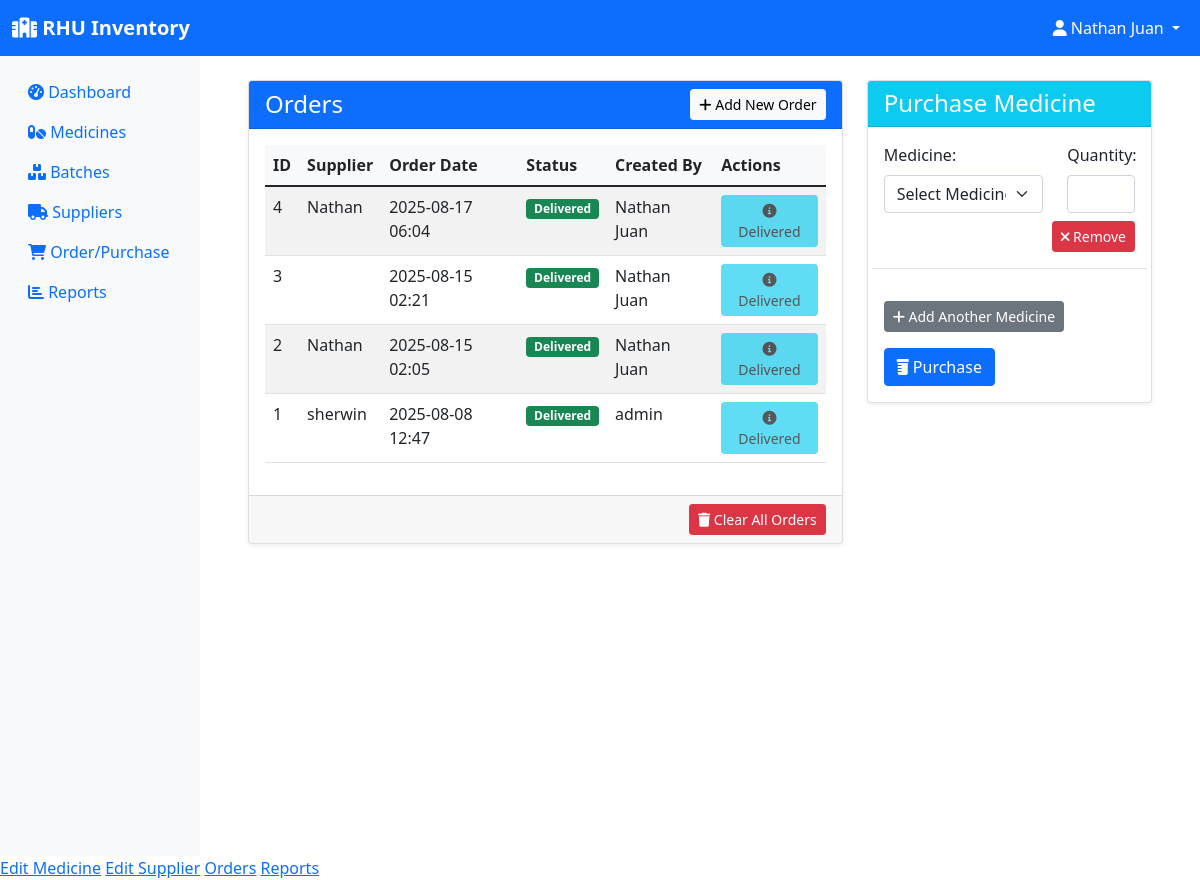
/orders (signed in), run on an earlier commit of the app's database.
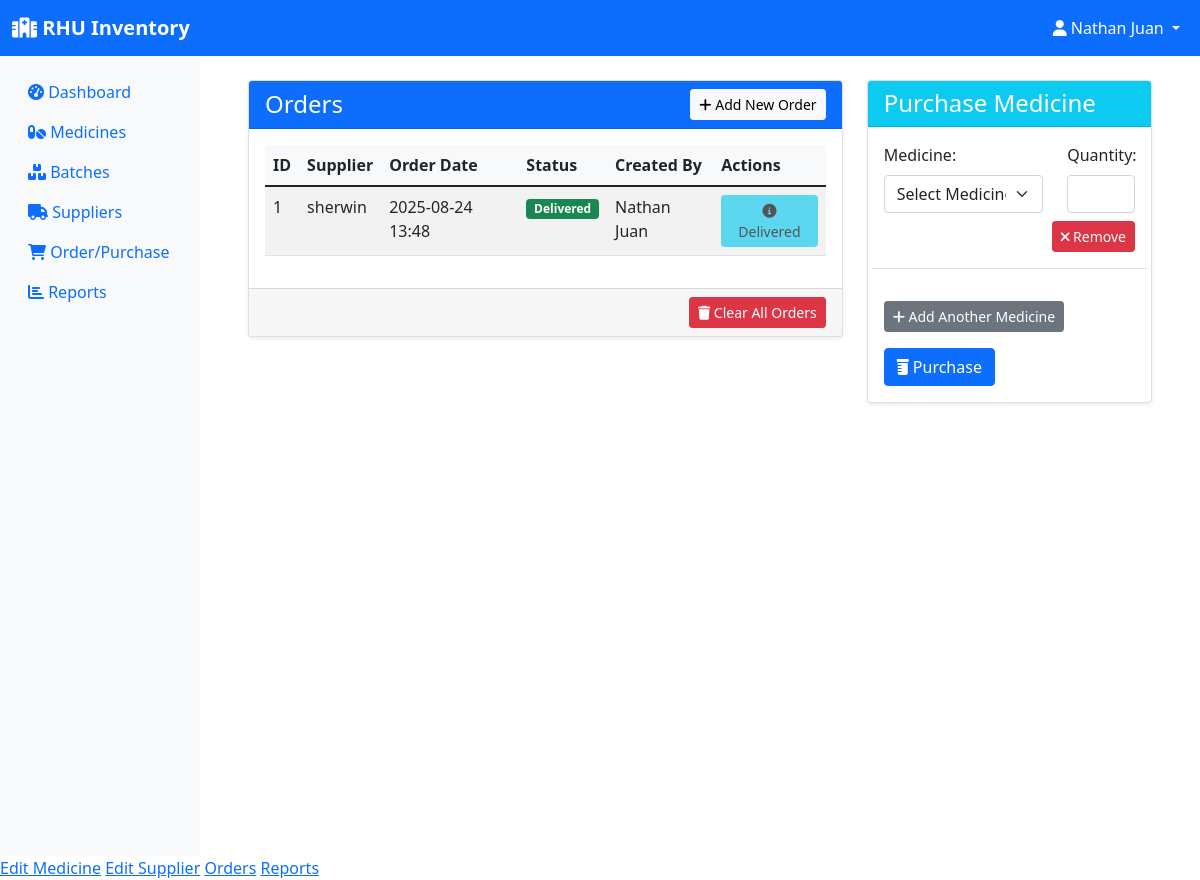
And on a later commit of the database.
### models.py (models this page shows, shortened)
class User(UserMixin, db.Model):
    id = db.Column(db.Integer, primary_key=True)
    username = db.Column(db.String(150), unique=True, nullable=False)
    password = db.Column(db.String(256), nullable=False)
    role = db.Column(db.String(20), nullable=False, default='employee')  # pharmacist, manager, assistant
    email = db.Column(db.String(120), unique=True, nullable=False)
    created_at = db.Column(db.DateTime, default=datetime.utcnow)

class Order(db.Model):
    id = db.Column(db.Integer, primary_key=True)
    supplier_id = db.Column(db.Integer, db.ForeignKey('supplier.id'), nullable=False)
    order_date = db.Column(db.DateTime, default=datetime.utcnow)
    status = db.Column(db.String(20), default='pending')  # pending, delivered, cancelled
    created_by = db.Column(db.Integer, db.ForeignKey('user.id'), nullable=False)
    items = db.relationship('OrderItem', backref='order', lazy=True, cascade='all, delete-orphan')
    creator = db.relationship('User', backref='orders')

class Supplier(db.Model):
    id = db.Column(db.Integer, primary_key=True)
    name = db.Column(db.String(100), nullable=False)
    contact_person = db.Column(db.String(100))
    phone = db.Column(db.String(20))
    email = db.Column(db.String(120))
    address = db.Column(db.String(200))
    created_at = db.Column(db.DateTime, default=datetime.utcnow)
    medicines = db.relationship('Medicine', backref='supplier', lazy=True)
    orders = db.relationship('Order', backref='supplier', lazy=True)

### app.py (the view)
@app.route('/orders')
@login_required
def orders():
    orders = Order.query.order_by(Order.order_date.desc()).all()
    medicines = db.session.query(Medicine).join(Batch).group_by(Medicine.id).having(func.sum(Batch.quantity) > 0).all()
    return render_template('orders.html', orders=orders, medicines=medicines)

### app.py (called while the page is built)
@login_manager.user_loader
def load_user(user_id):
    return User.query.get(int(user_id))

### models.py (called while the page is built)
    @property
    def total_quantity(self):
        return sum(batch.quantity for batch in self.batches)

### templates/orders.html (shortened to what this page needs)
{% extends "base.html" %}
{% block content %}
<div class="container-fluid mt-4">
    <div class="row">
        <div class="col-md-8">
            <div class="card shadow-sm">
                <div class="card-header bg-primary text-white d-flex justify-content-between align-items-center">
                    <h4 class="mb-0">Orders</h4>
                    <a href="{{ url_for('add_order') }}" class="btn btn-light btn-sm">
                        <i class="fas fa-plus"></i> Add New Order
                    </a>
                </div>
                <div class="card-body">
                    <div class="table-responsive">
                        <table class="table table-hover table-striped">
                            <thead>
                                <tr>
                                    <th>ID</th>
                                    <th>Supplier</th>
                                    <th>Order Date</th>
                                    <th>Status</th>
                                    <th>Created By</th>
                                    <th>Actions</th>
                                </tr>
                            </thead>
                            <tbody>
                                {% for order in orders %}
                                <tr>
                                    <td>{{ order.id }}</td>
                                    <td>{{ order.supplier.name }}</td>
                                    <td>{{ order.order_date.strftime('%Y-%m-%d %H:%M') }}</td>
                                    <td>
                                        <span class="badge {% if order.status == 'pending' %}bg-warning{% elif order.status == 'delivered' %}bg-success{% elif order.status == 'cancelled' %}bg-danger{% else %}bg-secondary{% endif %}">
                                            {{ order.status.capitalize() }}
                                        </span>
                                    </td>
                                    <td>{{ order.creator.username }}</td>
                                    <td>
                                        {% if order.status == 'pending' %}
                                            {% if current_user.role in ['admin', 'sub-admin'] %}
                                                <form action="{{ url_for('process_order', id=order.id) }}" method="POST" style="display:inline;">
                                                    <button type="submit" class="btn btn-success btn-sm" title="Process Order">
                                                        <i class="fas fa-check-circle"></i> Process
                                                    </button>
                                                </form>
                                            {% endif %}
                                            {% if current_user.role == 'admin' %}
                                                <form action="{{ url_for('cancel_order', id=order.id) }}" method="POST" style="display:inline;" onsubmit="return confirm('Are you sure you want to cancel this order?');">
                                                    <button type="submit" class="btn btn-danger btn-sm" title="Cancel Order">
                                                        <i class="fas fa-times-circle"></i> Cancel
                                                    </button>
                                                </form>
                                            {% endif %}
                                        {% else %}
                                            <button class="btn btn-info btn-sm" disabled>
                                                <i class="fas fa-info-circle"></i> {{ order.status.capitalize() }}
                                            </button>
                                        {% endif %}
                                    </td>
                                </tr>
                                {% endfor %}
                            </tbody>
                        </table>
                    </div>
                </div>
                <div class="card-footer text-end">
                    {% if current_user.role == 'admin' %}
                        <form action="{{ url_for('clear_orders') }}" method="POST" onsubmit="return confirm('Are you sure you want to clear all orders? This action cannot be undone.');">
                            <button type="submit" class="btn btn-danger btn-sm">
                                <i class="fas fa-trash"></i> Clear All Orders
                            </button>
                        </form>
                    {% endif %}
                </div>
            </div>
        </div>
        <div class="col-md-4">
            <div class="card shadow-sm">
                <div class="card-header bg-info text-white">
                    <h4 class="mb-0">Purchase Medicine</h4>
                </div>
                <div class="card-body">
                    <form method="POST" action="{{ url_for('process_dispense') }}" id="dispenseForm" onsubmit="return confirm('Are you sure you want to dispense these medicines?');">
                        <div id="dispense-items-container">
                            <div class="row dispense-item mb-3 border-bottom pb-3">
                                <div class="col-md-8">
                                    <label class="form-label">Medicine:</label>
                                    <select class="form-select medicine-select" name="medicine_id[]" required>
                                        <option value="">Select Medicine</option>
                                    </select>
                                </div>
                                <div class="col-md-4">
                                    <label class="form-label">Quantity:</label>
                                    <input type="number" class="form-control" name="quantity[]" min="1" required>
                                </div>
                                <div class="col-md-12 mt-2 text-end">
                                    <button type="button" class="btn btn-danger btn-sm remove-dispense-item">
                                        <i class="fas fa-times"></i> Remove
                                    </button>
                                </div>
                            </div>
                        </div>
                        <button type="button" class="btn btn-secondary btn-sm mt-3" id="addDispenseItem">
                            <i class="fas fa-plus"></i> Add Another Medicine
                        </button>
                        <button type="submit" class="btn btn-primary mt-3">
                            <i class="fas fa-prescription-bottle"></i> Purchase
                        </button>
                    </form>
                </div>
            </div>
        </div>
    </div>
</div>
{% endblock %}

### templates/base.html (shortened to what this page needs)
<!DOCTYPE html>
<html lang="en">
<head>
    <link href="https://cdn.jsdelivr.net/npm/bootstrap@5.1.3/dist/css/bootstrap.min.css" rel="stylesheet">
    <link href="https://cdnjs.cloudflare.com/ajax/libs/font-awesome/6.0.0/css/all.min.css" rel="stylesheet">
</head>
<body>
    <nav class="navbar navbar-expand-lg navbar-dark bg-primary">
        <div class="container-fluid">
            <a class="navbar-brand" href="{{ url_for('dashboard') }}">
                <i class="fas fa-hospital"></i> RHU Inventory
            </a>
            {% if current_user.is_authenticated %}
            <div class="navbar-nav ms-auto">
                <div class="nav-item dropdown">
                    <a class="nav-link dropdown-toggle text-white" href="#" id="navbarDropdown" role="button" data-bs-toggle="dropdown">
                        <i class="fas fa-user"></i> {{ current_user.username }}
                    </a>
                </div>
            </div>
            {% endif %}
        </div>
    </nav>
    <div class="container-fluid">
        <div class="row">
            {% if current_user.is_authenticated %}
            <nav class="col-md-3 col-lg-2 d-md-block sidebar collapse">
                <div class="position-sticky pt-3">
                    <ul class="nav flex-column">
                        <li class="nav-item">
                            <a class="nav-link" href="{{ url_for('dashboard') }}">
                                <i class="fas fa-tachometer-alt"></i> Dashboard
                            </a>
                        </li>
                        <li class="nav-item">
                            <a class="nav-link" href="{{ url_for('inventory') }}">
                                <i class="fas fa-pills"></i> Medicines
                            </a>
                        </li>
                        <li class="nav-item">
                            <a class="nav-link" href="{{ url_for('batches') }}">
                                <i class="fas fa-boxes"></i> Batches
                            </a>
                        </li>
                        <li class="nav-item">
                            <a class="nav-link" href="{{ url_for('suppliers') }}">
                                <i class="fas fa-truck"></i> Suppliers
                            </a>
                        </li>
                        <li class="nav-item">
                            <a class="nav-link" href="{{ url_for('orders') }}">
                                <i class="fas fa-shopping-cart"></i> Order/Purchase
                            </a>
                        </li>
                        <li class="nav-item">
                            <a class="nav-link" href="{{ url_for('reports') }}">
                                <i class="fas fa-chart-bar"></i> Reports
                            </a>
                        </li>
                    </ul>
                </div>
            </nav>
            {% endif %}
            <main class="{% if current_user.is_authenticated %}col-md-9 ms-sm-auto col-lg-10 px-md-4{% else %}col-12{% endif %}">
                {% block content %}{% endblock %}
            </main>
        </div>
    </div>
    {% if current_user.is_authenticated %}
        {% if current_user.role == 'admin' %}
            <a href="{{ edit_medicine_url }}">Edit Medicine</a>
            <a href="{{ edit_supplier_url }}">Edit Supplier</a>
            <a href="{{ orders_url }}">Orders</a>
            <a href="{{ reports_url }}">Reports</a>
        {% elif current_user.role == 'sub-admin' %}
            <a href="{{ edit_medicine_url }}">Edit Medicine</a>
            <a href="{{ edit_supplier_url }}">Edit Supplier</a>
            <a href="{{ orders_url }}">Orders</a>
        {% elif current_user.role == 'employee' %}
            <a href="{{ orders_url }}">Orders</a>
            <a href="{{ reports_url }}">Reports</a>
        {% endif %}
    {% endif %}
</body>
</html>

### templates/base.html (style rules this page uses)
.sidebar { min-height: 100vh; background-color: #f8f9fa; }
.navbar-brand { font-weight: bold; }
.card { box-shadow: 0 0.125rem 0.25rem rgba(0, 0, 0, 0.075); border: 1px solid rgba(0, 0, 0, 0.125); }
.btn-sm { padding: 0.25rem 0.5rem; font-size: 0.875rem; }
.table th { background-color: #f8f9fa; border-top: none; }

What changed in the data, as far as the page shows it:
removed Order: id "4", supplier.name "Nathan", order_date "2025-08-17 06:04", status "Delivered", creator.username "Nathan Juan"
removed Order: id "3", order_date "2025-08-15 02:21", status "Delivered", creator.username "Nathan Juan"
removed Order: id "2", supplier.name "Nathan", order_date "2025-08-15 02:05", status "Delivered", creator.username "Nathan Juan"
changed Order "Delivered": order_date "2025-08-08 12:47" → "2025-08-24 13:48"; creator.username "admin" → "Nathan Juan"
